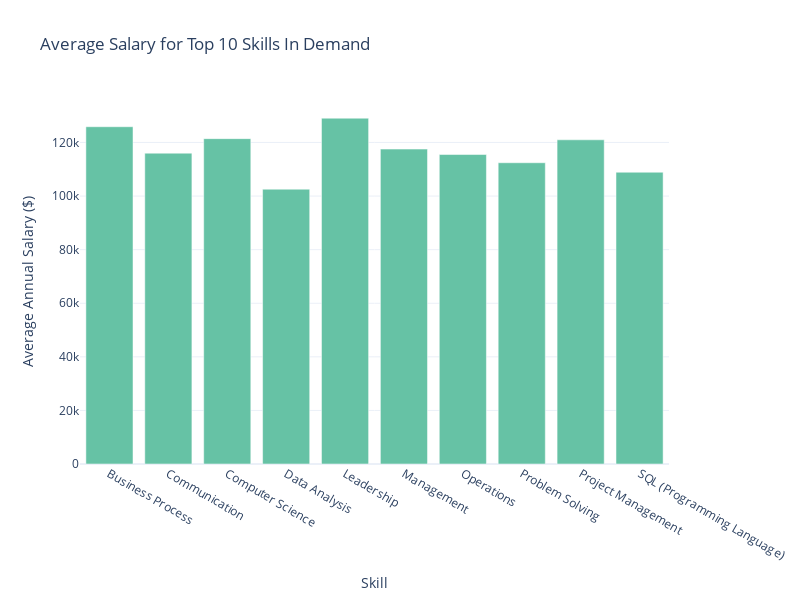

The notebook cell saved with this chart:
### Markdown cell above
#### 5.1.2 Top Skills vs. Average Salary

### Code cell
# 5.1.2 Visual - Skills vs. Salary
import plotly.express as px
import ast

# This function safely converts the string of a list into an actual list
def parse_skills(skill_list_str):
    try:
        return ast.literal_eval(skill_list_str)
    except (ValueError, SyntaxError):
        return []

# Create a new column with the cleaned lists of skills
df['SKILLS_LIST'] = df['SKILLS_NAME'].apply(parse_skills)

# Create a new DataFrame where each skill gets its own row
df_skills_exploded = df.explode('SKILLS_LIST')

# --- Now, create the chart using the cleaned data ---
top_10_skills_by_count = df_skills_exploded['SKILLS_LIST'].value_counts().nlargest(10).index
df_top_skills = df_skills_exploded[df_skills_exploded['SKILLS_LIST'].isin(top_10_skills_by_count)]

avg_salary_for_top_skills = df_top_skills.groupby('SKILLS_LIST')['SALARY'].mean().reset_index()

fig2 = px.bar(
    avg_salary_for_top_skills,
    x='SKILLS_LIST',
    y="SALARY",
    title="Average Salary for Top 10 Skills In Demand",
    labels={'SKILLS_LIST': "Skill", "SALARY": "Average Annual Salary ($)"},
    width=800,
    height=600,                       
    color_discrete_sequence=px.colors.qualitative.Set2
)

fig1.update_layout(
    font=dict(
        family="Arial",
        size=12,        
        color="black"
    ),
    title=dict(
        font=dict(size=20)  
    ),
    xaxis=dict(
        title=dict(font=dict(size=16)),  
        tickfont=dict(size=12)           
    ),
    yaxis=dict(
        title=dict(font=dict(size=16)),  
        tickfont=dict(size=12)           
    )
)
fig2.show()
fig2.write_image("figures/topskills_salary.png", scale=2)

### Figure 1 — Plotly figure (JSON) as saved in the notebook; plotly's stock layout.template omitted (floating-point values rounded to 4 significant figures)
{"data": [{"hovertemplate": "Skill=%{x}<br>Average Annual Salary ($)=%{y}<extra></extra>", "legendgroup": "", "marker": {"color": "rgb(102,194,165)", "pattern": {"shape": ""}}, "name": "", "orientation": "v", "showlegend": false, "textposition": "auto", "type": "bar", "x": ["Business Process", "Communication", "Computer Science", "Data Analysis", "Leadership", "Management", "Operations", "Problem Solving", "Project Management", "SQL (Programming Language)"], "xaxis": "x", "y": [125900.0, 116000.0, 121400.0, 102600.0, 129100.0, 117500.0, 115500.0, 112400.0, 121000.0, 108900.0], "yaxis": "y"}], "layout": {"barmode": "relative", "height": 600, "legend": {"tracegroupgap": 0}, "title": {"text": "Average Salary for Top 10 Skills In Demand"}, "width": 800, "xaxis": {"anchor": "y", "domain": [0, 1], "title": {"text": "Skill"}}, "yaxis": {"anchor": "x", "domain": [0, 1], "title": {"text": "Average Annual Salary ($)"}}}}
